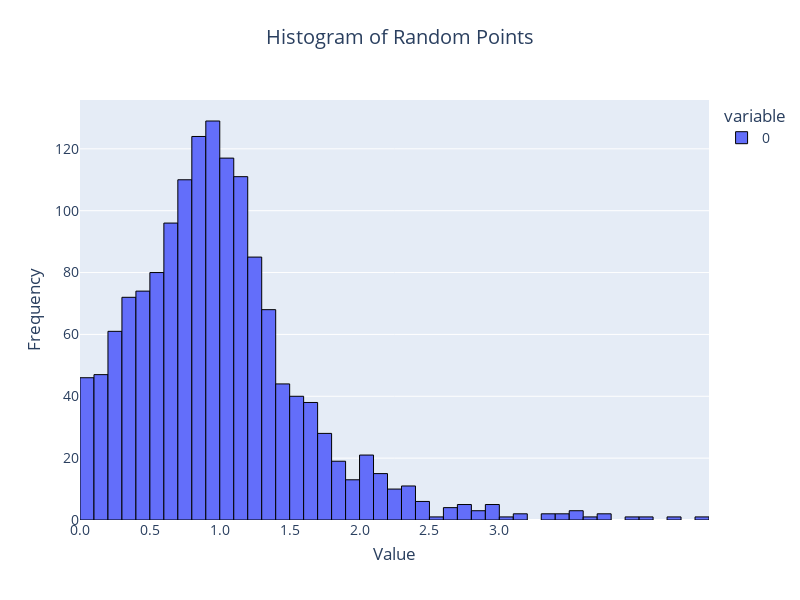

Here is the notebook cell this chart was saved with:
### Code cell
points = generate_points(1_500)
# generate histogram
fig = px.histogram(points, nbins=50,  title="Histogram of Random Points")
fig.update_traces(marker=dict(line=dict(width=1, color='black')))
fig.update_layout(
    xaxis_title="Value",
    yaxis_title="Frequency",
    title_x=0.5,
    title_y=0.95,
    font=dict(size=14),
    width=800,
    height=600
)
fig.update_xaxes(
    tickvals=np.arange(0, 3.5, 0.5),
    ticktext=[f"{i:.1f}" for i in np.arange(0, 3.5, 0.5)],
    title_standoff=10,
)
fig.update_yaxes(
    tickvals=np.arange(0, 200, 20),
    ticktext=[f"{i}" for i in np.arange(0, 200, 20)],
    title_standoff=10,
)
fig.show()

### Figure 1 — Plotly figure (JSON) as saved in the notebook; plotly's stock layout.template omitted (floating-point values rounded to 4 significant figures; data arrays with more than 128 entries replaced by an {"elided": "..."} marker saying what was removed)
{"data": [{"alignmentgroup": "True", "bingroup": "x", "hovertemplate": "variable=0<br>value=%{x}<br>count=%{y}<extra></extra>", "legendgroup": "0", "marker": {"color": "#636efa", "line": {"color": "black", "width": 1}, "pattern": {"shape": ""}}, "name": "0", "nbinsx": 50, "offsetgroup": "0", "orientation": "v", "showlegend": true, "type": "histogram", "x": {"elided": "1500 float values"}, "xaxis": "x", "yaxis": "y"}], "layout": {"barmode": "relative", "font": {"size": 14}, "height": 600, "legend": {"title": {"text": "variable"}, "tracegroupgap": 0}, "title": {"text": "Histogram of Random Points", "x": 0.5, "y": 0.95}, "width": 800, "xaxis": {"anchor": "y", "domain": [0, 1], "ticktext": ["0.0", "0.5", "1.0", "1.5", "2.0", "2.5", "3.0"], "tickvals": [0, 0.5, 1, 1.5, 2, 2.5, 3], "title": {"standoff": 10, "text": "Value"}}, "yaxis": {"anchor": "x", "domain": [0, 1], "ticktext": ["0", "20", "40", "60", "80", "100", "120", "140", "160", "180"], "tickvals": [0, 20, 40, 60, 80, 100, 120, 140, 160, 180], "title": {"standoff": 10, "text": "Frequency"}}}}
